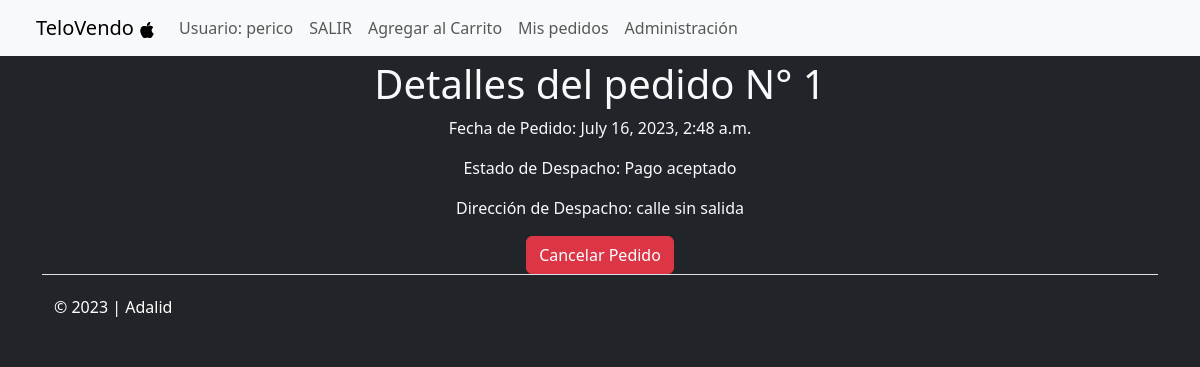
The app's page /detalle/1/ (signed in) with its own data.
### compraventa/models.py (models this page shows, shortened)
class Pedido(models.Model):
    id_pedido = models.CharField(max_length=64, primary_key=True)
    cliente_solicitante = models.ForeignKey(Cliente, on_delete=models.DO_NOTHING, default=None)
    fecha_pedido = models.DateTimeField(auto_now=True, null=True)
    tiene_despacho = models.BooleanField(default=True)
    ESTADO_CHOICES = [
        ('Recibido', 'Recibido'),
        ('Pago aceptado', 'Pago aceptado'),
        ('Orden de compra generada', 'Orden de compra generada'),
        ('En proceso', 'En proceso'),
        ('Enviado', 'Enviado'),
        ('En transito', 'En transito'),
        ('Entregado', 'Entregado'),
        ('Cancelacion solicitada', 'Cancelacion solicitada'),
        ('Cancelado', 'Cancelado'),
    ]
    estado_despacho = models.CharField(max_length=30, choices=ESTADO_CHOICES, default="Recibido", null=True)
    direccion_despacho = models.ForeignKey(Direccion, on_delete=models.DO_NOTHING, null=True)
    impuesto = models.IntegerField(default=19)

class Direccion(models.Model):
    direccion = models.CharField(max_length=250, default="")
    usuario = models.ForeignKey(Cliente, on_delete=models.CASCADE, default=None)
    def __str__(self) -> str:
        return self.direccion

### compraventa/views.py (the view)
# urls.py: path('detalle/<str:pk>/', views.ClientePedidoEditView.as_view(), name='detalle_pedido'),
class ClientePedidoEditView(DetailView):
    model = Pedido
    template_name = "compraventa/detalle_pedido.html"
    pk_url_kwarg = 'pk'  # Specify the keyword argument for the primary key
    def get_context_data(self, **kwargs):
        context = super().get_context_data(**kwargs)
        return context

### compraventa/templates/compraventa/detalle_pedido.html (shortened to what this page needs)
{% extends "compraventa/base.html" %}
{% block body %}
<h1>Detalles del pedido N° {{ pedido.id_pedido }}</h1>
<p>Fecha de Pedido: {{ pedido.fecha_pedido }}</p>
<p>Estado de Despacho: {{ pedido.estado_despacho }}</p>
<p>Dirección de Despacho: {{ pedido.direccion_despacho }}</p>
{% if pedido.estado_despacho in "Recibido,Pago aceptado,Orden de compra generada,En proceso" %}
<form action="{% url 'cancelar_pedido' pedido.id_pedido %}" method="POST">
  <button class="btn btn-danger" type="submit">Cancelar Pedido</button>
</form>
{% else %}
    <p>El pedido no puede ser cancelado en esta etapa.</p>
{% endif %}
{% endblock %}

### compraventa/templates/compraventa/base.html (shortened to what this page needs)
<!DOCTYPE html>
<html lang="en">
<head>
    <link href="https://cdn.jsdelivr.net/npm/bootstrap@5.3.0/dist/css/bootstrap.min.css" rel="stylesheet">
</head>
<body class="d-flex flex-column min-vh-100 bg-dark text-light" >
  <div>
  <nav style="padding-left: 3%; " class="fixed-top navbar navbar-expand-lg navbar-light bg-light navbar-static-top">
    <a class="navbar-brand" href="{% url 'index' %}"> TeloVendo
    </a>
    <div class="collapse navbar-collapse" id="navbarNav">
        <ul class="navbar-nav">
          {% if user.is_authenticated%}
          <li class="nav-item">
          <a class="nav-item nav-link" href="">Usuario: {{user}}</a></li>
          <li class="nav-item"><a class="nav-item nav-link" href="{% url 'logout' %}">SALIR</a></li>
          {%endif%}
          {% if user.is_authenticated and not user.is_staff %}
          <li class="nav-item"><a class="nav-item nav-link" href="{% url 'productos'  %}">Agregar al Carrito</a></li>
          <li class="nav-item"><a class="nav-item nav-link" href="{% url 'index' %}">Mis pedidos</a></li>
          {%endif%}
          <li class="nav-item"><a class="nav-link" href="{% url 'admin:index' %}">Administración</a></li>
        </ul>
    </div>
</nav>
</div>
<div style="margin-top:5%">
  <div style="text-align: center;">
  {% block body %}
  {% endblock %}
  </div>
</div>
    <div class="container">
        <footer style="color: white;" class="container mt-auto d-flex flex-wrap justify-content-between align-items-center py-3 my-4 border-top">
          <p class="col-md-4 mb-0">&copy; 2023 | Adalid</p>
          <a href="/" class="col-md-4 d-flex align-items-center justify-content-center mb-3 mb-md-0 me-md-auto link-light text-decoration-none">
            <svg class="bi me-2" width="40" height="32"><use xlink:href="#bootstrap"/></svg>
          </a>
        </footer>
      </div>
</body>
</html>

### records on screen
Pedido: id_pedido "1", fecha_pedido "July 16, 2023, 2:48 a.m.", estado_despacho "Pago aceptado", direccion_despacho "calle sin salida"

### other values on screen
{{ user }} "perico"
